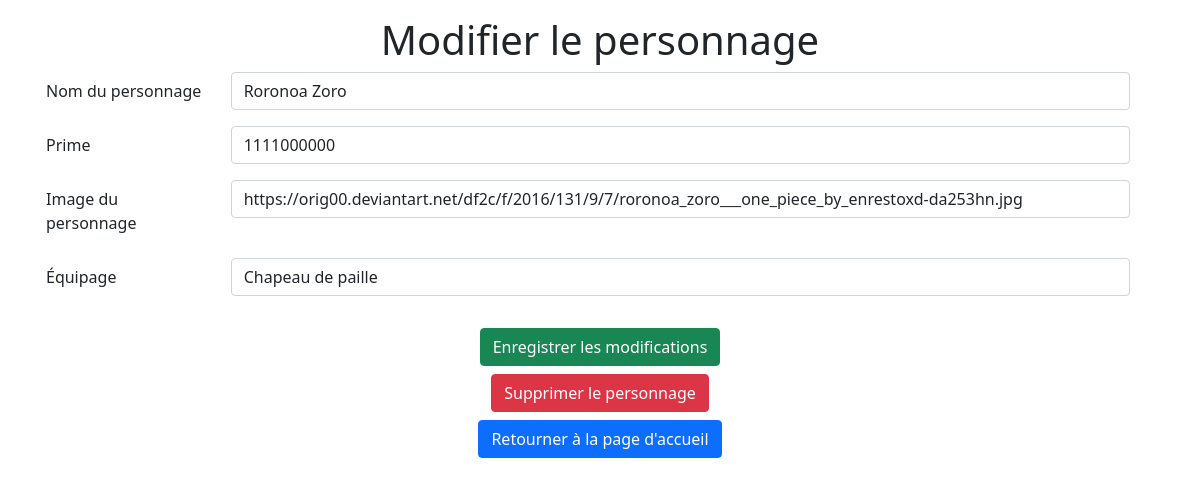
Screenshot of /modifier.php?id=2 with the database file from the repository.
### tables this page shows
CREATE TABLE `persosonepiece` (
  `id` int(11) NOT NULL,
  `nom` varchar(255) NOT NULL,
  `prime` double NOT NULL,
  `image` varchar(1500) NOT NULL,
  `equipage` varchar(255) NOT NULL
);

### modifier.php (the view, shortened to what this page needs)
<!DOCTYPE html>
<html lang="en">
<head>
    <link href="https://cdn.jsdelivr.net/npm/bootstrap@5.0.2/dist/css/bootstrap.min.css" rel="stylesheet">
</head>
<body>
    <?php
    $id = $nom = $prime = $image = $equipage = "";
    $erreur = false;
    if ($_SERVER["REQUEST_METHOD"] != "POST" || $erreur == true) {
        if (isset($_GET['id'])) {
            $id = $_GET['id'];
        }
        $serveurname = "localhost";
        $username = "root";
        $password =  "root";
        $db = "persosonepiece";
        $conn = new mysqli($serveurname, $username, $password, $db);
        $sql = "SELECT * FROM persosonepiece WHERE id=". $id;
        $conn->query('SET NAMES utf8');
        $result = $conn->query($sql);
        if($result->num_rows > 0){
            $row = $result->fetch_assoc();
        }
        $nom = $row["nom"];
        $prime = $row["prime"];
        $image = $row["image"];
        $equipage = $row["equipage"];
    ?>
        <div class="container mt-3">
            <h1 class="text-center">Modifier le personnage</h1>
            <form id="form" class="row g-3 needs-validation" action="<?php echo htmlspecialchars($_SERVER["PHP_SELF"]); ?>" method="post" novalidate>
                <div class="row mb-3 mt-3">
                    <label for="nom" class="col-sm-2 col-form-label">Nom du personnage</label>
                    <div class="col-sm-10">
                        <input type="text" class="form-control" id="nom" name="nom" value="<?php echo $nom; ?>" required>
                    </div>
                </div>
                <div class="row mb-3">
                    <label for="prime" class="col-sm-2 col-form-label">Prime</label>
                    <div class="col-sm-10">
                        <input type="number" class="form-control" id="prime" name="prime" value="<?php echo $prime; ?>" required>
                    </div>
                </div>
                <div class="row mb-3">
                    <label for="image" class="col-sm-2 col-form-label">Image du personnage</label>
                    <div class="col-sm-10">
                        <input type="text" class="form-control" id="image" name="image" value="<?php echo $image; ?>" required>
                    </div>
                </div>
                <div class="row mb-3">
                    <label for="passwordConfirmation" class="col-sm-2 col-form-label">Équipage</label>
                    <div class="col-sm-10">
                        <input type="test" class="form-control" id="equipage" name="equipage" value="<?php echo $equipage; ?>" required>
                    </div>
                </div>
                <div class="text-center">
                    <button type="submit" class="btn btn-success">Enregistrer les modifications</button>
                </div>
            </form>
            <form action="supprimer.php" method="post" onSubmit="return confirm('Êtes-vous sûrs de vouloir supprimer ce personnage?');">
                <div class="text-center mt-2">
                    <button type="submit" class="btn btn-danger" id="btnSupprimer">Supprimer le personnage</button>
                </div>
            </form>
            <div class="text-center">
                <a class="btn btn-primary mt-2" href="./index.php" role="button">Retourner à la page d'accueil</a>
            </div>
        </div>
    <?php
    }
    ?>
</body>
</html>

### rows the page displays
persosonepiece: nom "Roronoa Zoro", prime "1111000000", image "https://orig00.deviantart.net/df2c/f/2016/131/9/7/roronoa_zoro___one_piece_by_enrestoxd-da253hn.jpg", equipage "Chapeau de paille"
